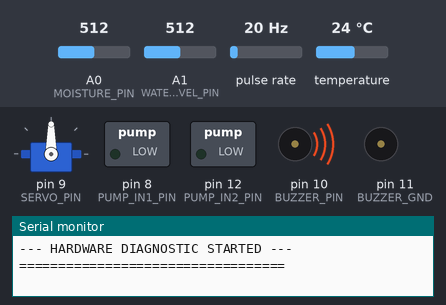
A sketch run on a simulated Arduino Uno, built with avr-gcc and run on an emulated ATmega328P. Parts: servo, switched loads named in the sketch (green lamp = pin HIGH), buzzer (waves = sounding, pin HIGH), the last lines printed to the serial monitor. Wiring (inferred from the names in the program): pulse sensor: data pin 3. The inputs (shaded band) are chosen by the test bench; at power-on: A0 (MOISTURE_PIN) = 512, A1 (WATER_LEVEL_PIN) = 512, pulse rate 20 Hz, temperature 24 °C. Pins used as bus, display or sensor lines are not drawn.

Above: at 2.05 s.
At 3.5 s:
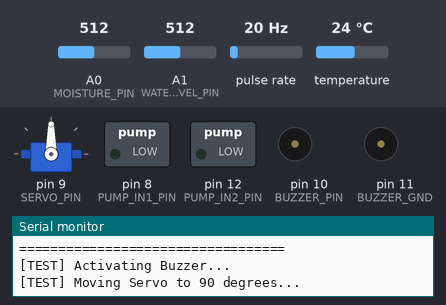
At 6.45 s:
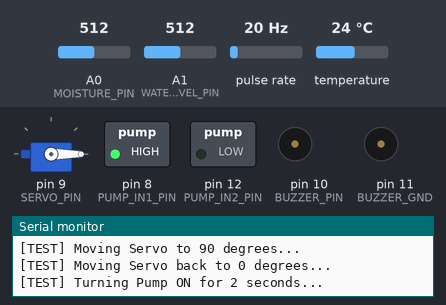
At 13.35 s:
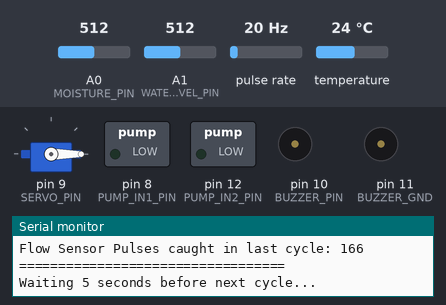
Timing chart, 0 to 16.8 s (numbered marks = the images above):
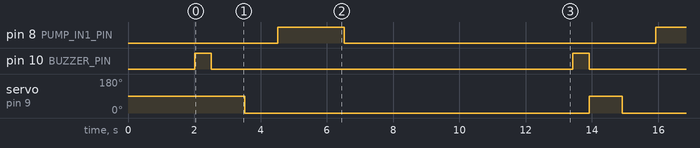

Measured:
- by itself, pin 8 (PUMP_IN1_PIN): alternates HIGH for 2.0 s and LOW for 9.4 s
- by itself, pin 10 (BUZZER_PIN): alternates HIGH for 0.50 s and LOW for 10.9 s
- by itself, servo on pin 9 (SERVO_PIN): alternates 90° for 1.0 s and 0° for 10.4 s

The sketch:

HardwareTest.ino
```cpp
/*
 * ═══════════════════════════════════════════════════════════════════
 * AquaIntel — Hardware Diagnostic Test Script
 * ═══════════════════════════════════════════════════════════════════
 * Use this script to test all physical connections.
 * It will cycle through testing the actuators (Buzzer, Servo, Pump)
 * and read all sensors, printing the output to the Serial Monitor.
 *
 * INSTRUCTIONS:
 * 1. Upload this code to your Arduino Uno.
 * 2. Open the Serial Monitor (Tools > Serial Monitor).
 * 3. Set the baud rate to 9600.
 * 4. Watch the outputs and physical hardware.
 * ═══════════════════════════════════════════════════════════════════
 */

#include <Servo.h>
#include <OneWire.h>
#include <DallasTemperature.h>

// ── PINS ──
#define ONEWIRE_PIN 2
#define FLOW_PIN 3
#define FLOW_VCC 4
#define FLOW_GND 5
#define ONEWIRE_VCC 6
#define ONEWIRE_GND 7
#define PUMP_IN1_PIN 8
#define PUMP_IN2_PIN 12
#define SERVO_PIN 9
#define BUZZER_PIN 10
#define BUZZER_GND 11
#define MOISTURE_PIN A0
#define MOISTURE_VCC A2
#define MOISTURE_GND A3
#define WATER_LEVEL_PIN A1
#define WATER_LEVEL_VCC A4
#define WATER_LEVEL_GND A5

Servo testServo;
OneWire oneWire(ONEWIRE_PIN);
DallasTemperature tempSensor(&oneWire);

volatile int flowPulses = 0;

void flowISR() {
  flowPulses++;
}

void setup() {
  Serial.begin(9600);

  // Power pins setup
  pinMode(FLOW_VCC, OUTPUT); digitalWrite(FLOW_VCC, HIGH);
  pinMode(FLOW_GND, OUTPUT); digitalWrite(FLOW_GND, LOW);

  pinMode(ONEWIRE_VCC, OUTPUT); digitalWrite(ONEWIRE_VCC, HIGH);
  pinMode(ONEWIRE_GND, OUTPUT); digitalWrite(ONEWIRE_GND, LOW);
  pinMode(ONEWIRE_PIN, INPUT_PULLUP);

  pinMode(BUZZER_GND, OUTPUT); digitalWrite(BUZZER_GND, LOW);
  pinMode(BUZZER_PIN, OUTPUT); digitalWrite(BUZZER_PIN, LOW);

  pinMode(MOISTURE_VCC, OUTPUT); digitalWrite(MOISTURE_VCC, LOW);
  pinMode(MOISTURE_GND, OUTPUT); digitalWrite(MOISTURE_GND, LOW);

  pinMode(WATER_LEVEL_VCC, OUTPUT); digitalWrite(WATER_LEVEL_VCC, LOW);
  pinMode(WATER_LEVEL_GND, OUTPUT); digitalWrite(WATER_LEVEL_GND, LOW);

  pinMode(PUMP_IN1_PIN, OUTPUT); digitalWrite(PUMP_IN1_PIN, LOW);
  pinMode(PUMP_IN2_PIN, OUTPUT); digitalWrite(PUMP_IN2_PIN, LOW);

  pinMode(FLOW_PIN, INPUT_PULLUP);
  attachInterrupt(digitalPinToInterrupt(FLOW_PIN), flowISR, FALLING);

  testServo.attach(SERVO_PIN);
  tempSensor.begin();

  Serial.println("\n--- HARDWARE DIAGNOSTIC STARTED ---");
  delay(2000);
}

void loop() {
  Serial.println("\n==================================");

  // 1. ACTUATOR TESTS
  Serial.println("[TEST] Activating Buzzer...");
  digitalWrite(BUZZER_PIN, HIGH);
  delay(500);
  digitalWrite(BUZZER_PIN, LOW);

  Serial.println("[TEST] Moving Servo to 90 degrees...");
  testServo.write(90);
  delay(1000);
  Serial.println("[TEST] Moving Servo back to 0 degrees...");
  testServo.write(0);
  delay(1000);

  Serial.println("[TEST] Turning Pump ON for 2 seconds...");
  digitalWrite(PUMP_IN1_PIN, HIGH);
  digitalWrite(PUMP_IN2_PIN, LOW);
  delay(2000);
  Serial.println("[TEST] Turning Pump OFF...");
  digitalWrite(PUMP_IN1_PIN, LOW);
  digitalWrite(PUMP_IN2_PIN, LOW);
  delay(1000);

  // 2. SENSOR TESTS
  Serial.println("--- SENSOR READINGS ---");

  // Water Level
  digitalWrite(WATER_LEVEL_VCC, HIGH);
  delay(10);
  int wl_raw = analogRead(WATER_LEVEL_PIN);
  digitalWrite(WATER_LEVEL_VCC, LOW);
  Serial.print("Water Level Sensor Raw (0-1023): ");
  Serial.println(wl_raw);

  // Moisture
  digitalWrite(MOISTURE_VCC, HIGH);
  delay(10);
  int moist_raw = analogRead(MOISTURE_PIN);
  digitalWrite(MOISTURE_VCC, LOW);
  Serial.print("Soil Moisture Sensor Raw (0-1023): ");
  Serial.println(moist_raw);

  // Temperature
  tempSensor.requestTemperatures();
  float temp = tempSensor.getTempCByIndex(0);
  Serial.print("Temperature (DS18B20): ");
  if (temp == DEVICE_DISCONNECTED_C) {
    Serial.println("Disconnected / Error!");
  } else {
    Serial.print(temp); Serial.println(" °C");
  }

  // Flow Sensor
  noInterrupts();
  int pulses = flowPulses;
  flowPulses = 0;
  interrupts();
  Serial.print("Flow Sensor Pulses caught in last cycle: ");
  Serial.println(pulses);
  if(pulses == 0) {
    Serial.println("   (Try blowing into or running water through the flow sensor)");
  }

  Serial.println("==================================");
  Serial.println("Waiting 5 seconds before next cycle...");
  delay(5000);
}
```
